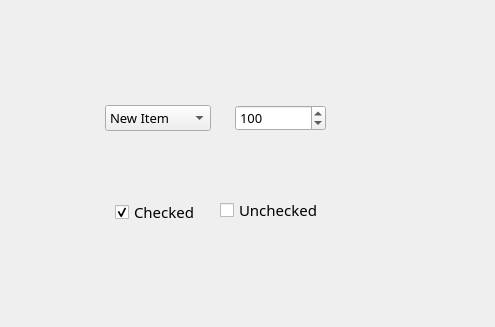
<?xml version="1.0" encoding="UTF-8"?>
<ui version="4.0">
 <class>Dialog</class>
 <widget class="QDialog" name="Dialog">
  <property name="geometry">
   <rect>
    <x>0</x>
    <y>0</y>
    <width>495</width>
    <height>327</height>
   </rect>
  </property>
  <property name="font">
   <font>
    <family>宋体</family>
    <pointsize>12</pointsize>
   </font>
  </property>
  <property name="windowTitle">
   <string>Dialog</string>
  </property>
  <property name="styleSheet">
   <string notr="true">QComboBox::drop-down{
	image: url(:/images/images/down.bmp);
}

QSpinBox::up-button{
	image: url(:/images/images/up.bmp);
}

QSpinBox::down-button{
	image: url(:/images/images/down.bmp);
}

QCheckBox::indicator:checked{
 image: url(:/images/images/checked.bmp);
}

QCheckBox::indicator:unchecked{
image: url(:/images/images/unchecked.bmp);
}
</string>
  </property>
  <widget class="QComboBox" name="comboBox">
   <property name="geometry">
    <rect>
     <x>105</x>
     <y>105</y>
     <width>106</width>
     <height>26</height>
    </rect>
   </property>
   <property name="font">
    <font>
     <pointsize>10</pointsize>
    </font>
   </property>
   <item>
    <property name="text">
     <string>New Item</string>
    </property>
   </item>
   <item>
    <property name="text">
     <string>New Item</string>
    </property>
   </item>
   <item>
    <property name="text">
     <string>New Item</string>
    </property>
   </item>
   <item>
    <property name="text">
     <string>New Item</string>
    </property>
   </item>
  </widget>
  <widget class="QSpinBox" name="spinBox">
   <property name="geometry">
    <rect>
     <x>235</x>
     <y>105</y>
     <width>91</width>
     <height>26</height>
    </rect>
   </property>
   <property name="font">
    <font>
     <pointsize>10</pointsize>
    </font>
   </property>
   <property name="maximum">
    <number>1000</number>
   </property>
   <property name="value">
    <number>100</number>
   </property>
  </widget>
  <widget class="QCheckBox" name="checkBox">
   <property name="geometry">
    <rect>
     <x>115</x>
     <y>200</y>
     <width>86</width>
     <height>24</height>
    </rect>
   </property>
   <property name="font">
    <font>
     <pointsize>11</pointsize>
    </font>
   </property>
   <property name="text">
    <string>Checked</string>
   </property>
   <property name="checked">
    <bool>true</bool>
   </property>
  </widget>
  <widget class="QCheckBox" name="checkBox_2">
   <property name="geometry">
    <rect>
     <x>220</x>
     <y>200</y>
     <width>103</width>
     <height>20</height>
    </rect>
   </property>
   <property name="font">
    <font>
     <pointsize>11</pointsize>
    </font>
   </property>
   <property name="text">
    <string>Unchecked</string>
   </property>
  </widget>
 </widget>
 <resources/>
 <connections/>
</ui>
